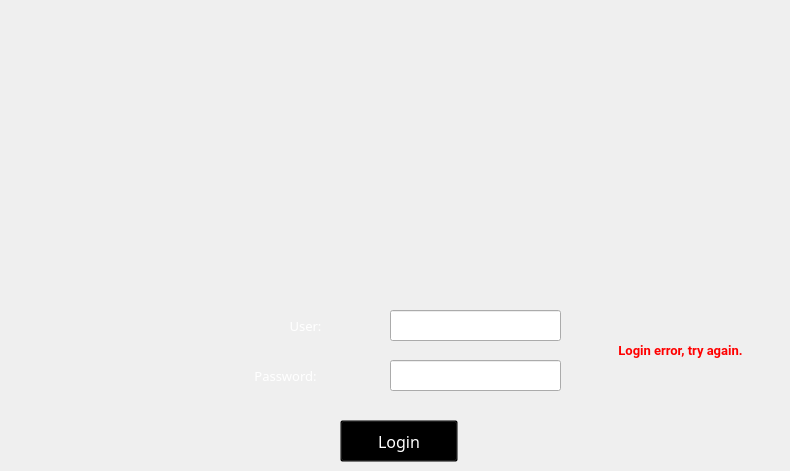
    <widget class="QWidget" name="loginPage">
     <widget class="QLabel" name="label_2">
      <property name="geometry">
       <rect>
        <x>210</x>
        <y>120</y>
        <width>377</width>
        <height>160</height>
       </rect>
      </property>
      <property name="styleSheet">
       <string notr="true">background-image: url(:/userInterface/logo);</string>
      </property>
      <property name="text">
       <string/>
      </property>
     </widget>
     <widget class="QLabel" name="label_3">
      <property name="geometry">
       <rect>
        <x>230</x>
        <y>310</y>
        <width>151</width>
        <height>31</height>
       </rect>
      </property>
      <property name="palette">
       <palette>
        <active>
         <colorrole role="WindowText">
          <brush brushstyle="SolidPattern">
           <color alpha="255">
            <red>255</red>
            <green>255</green>
            <blue>255</blue>
           </color>
          </brush>
         </colorrole>
        </active>
        <inactive>
         <colorrole role="WindowText">
          <brush brushstyle="SolidPattern">
           <color alpha="255">
            <red>255</red>
            <green>255</green>
            <blue>255</blue>
           </color>
          </brush>
         </colorrole>
        </inactive>
        <disabled>
         <colorrole role="WindowText">
          <brush brushstyle="SolidPattern">
           <color alpha="255">
            <red>120</red>
            <green>120</green>
            <blue>120</blue>
           </color>
          </brush>
         </colorrole>
        </disabled>
       </palette>
      </property>
      <property name="font">
       <font>
        <family>Snap ITC</family>
        <pointsize>10</pointsize>
       </font>
      </property>
      <property name="styleSheet">
       <string notr="true">background-image: url(:/userInterface/bkg_login);</string>
      </property>
      <property name="text">
       <string>User:</string>
      </property>
      <property name="alignment">
       <set>Qt::AlignCenter</set>
      </property>
     </widget>
     <widget class="QLabel" name="label_4">
      <property name="geometry">
       <rect>
        <x>210</x>
        <y>360</y>
        <width>151</width>
        <height>31</height>
       </rect>
      </property>
      <property name="palette">
       <palette>
        <active>
         <colorrole role="WindowText">
          <brush brushstyle="SolidPattern">
           <color alpha="255">
            <red>255</red>
            <green>255</green>
            <blue>255</blue>
           </color>
          </brush>
         </colorrole>
        </active>
        <inactive>
         <colorrole role="WindowText">
          <brush brushstyle="SolidPattern">
           <color alpha="255">
            <red>255</red>
            <green>255</green>
            <blue>255</blue>
           </color>
          </brush>
         </colorrole>
        </inactive>
        <disabled>
         <colorrole role="WindowText">
          <brush brushstyle="SolidPattern">
           <color alpha="255">
            <red>120</red>
            <green>120</green>
            <blue>120</blue>
           </color>
          </brush>
         </colorrole>
        </disabled>
       </palette>
      </property>
      <property name="font">
       <font>
        <family>Snap ITC</family>
        <pointsize>10</pointsize>
       </font>
      </property>
      <property name="styleSheet">
       <string notr="true">background-image: url(:/userInterface/bkg_login);</string>
      </property>
      <property name="text">
       <string>Password:</string>
      </property>
      <property name="alignment">
       <set>Qt::AlignCenter</set>
      </property>
     </widget>
     <widget class="QLineEdit" name="txtUser">
      <property name="geometry">
       <rect>
        <x>390</x>
        <y>310</y>
        <width>171</width>
        <height>31</height>
       </rect>
      </property>
      <property name="font">
       <font>
        <family>Snap ITC</family>
        <pointsize>12</pointsize>
       </font>
      </property>
      <property name="styleSheet">
       <string notr="true">background-image: url(:/userInterface/transparent);</string>
      </property>
     </widget>
     <widget class="QLineEdit" name="txtPass">
      <property name="geometry">
       <rect>
        <x>390</x>
        <y>360</y>
        <width>171</width>
        <height>31</height>
       </rect>
      </property>
      <property name="font">
       <font>
        <family>Snap ITC</family>
        <pointsize>12</pointsize>
       </font>
      </property>
      <property name="styleSheet">
       <string notr="true">background-image: url(:/userInterface/transparent);</string>
      </property>
      <property name="inputMethodHints">
       <set>Qt::ImhHiddenText|Qt::ImhNoAutoUppercase|Qt::ImhNoPredictiveText|Qt::ImhSensitiveData</set>
      </property>
      <property name="echoMode">
       <enum>QLineEdit::Password</enum>
      </property>
     </widget>
     <widget class="QPushButton" name="btnLoginAuth">
      <property name="geometry">
       <rect>
        <x>340</x>
        <y>420</y>
        <width>118</width>
        <height>42</height>
       </rect>
      </property>
      <property name="palette">
       <palette>
        <active>
         <colorrole role="Button">
          <brush brushstyle="SolidPattern">
           <color alpha="0">
            <red>0</red>
            <green>0</green>
            <blue>0</blue>
           </color>
          </brush>
         </colorrole>
         <colorrole role="ButtonText">
          <brush brushstyle="SolidPattern">
           <color alpha="255">
            <red>255</red>
            <green>255</green>
            <blue>255</blue>
           </color>
          </brush>
         </colorrole>
         <colorrole role="Base">
          <brush brushstyle="SolidPattern">
           <color alpha="0">
            <red>0</red>
            <green>0</green>
            <blue>0</blue>
           </color>
          </brush>
         </colorrole>
         <colorrole role="Window">
          <brush brushstyle="SolidPattern">
           <color alpha="0">
            <red>0</red>
            <green>0</green>
            <blue>0</blue>
           </color>
          </brush>
         </colorrole>
        </active>
        <inactive>
         <colorrole role="Button">
          <brush brushstyle="SolidPattern">
           <color alpha="0">
            <red>0</red>
            <green>0</green>
            <blue>0</blue>
           </color>
          </brush>
         </colorrole>
         <colorrole role="ButtonText">
          <brush brushstyle="SolidPattern">
           <color alpha="255">
            <red>255</red>
            <green>255</green>
            <blue>255</blue>
           </color>
          </brush>
         </colorrole>
         <colorrole role="Base">
          <brush brushstyle="SolidPattern">
           <color alpha="0">
            <red>0</red>
            <green>0</green>
            <blue>0</blue>
           </color>
          </brush>
         </colorrole>
         <colorrole role="Window">
          <brush brushstyle="SolidPattern">
           <color alpha="0">
            <red>0</red>
            <green>0</green>
            <blue>0</blue>
           </color>
          </brush>
         </colorrole>
        </inactive>
        <disabled>
         <colorrole role="Button">
          <brush brushstyle="SolidPattern">
           <color alpha="0">
            <red>0</red>
            <green>0</green>
            <blue>0</blue>
           </color>
          </brush>
         </colorrole>
         <colorrole role="ButtonText">
          <brush brushstyle="SolidPattern">
           <color alpha="255">
            <red>120</red>
            <green>120</green>
            <blue>120</blue>
           </color>
          </brush>
         </colorrole>
         <colorrole role="Base">
          <brush brushstyle="SolidPattern">
           <color alpha="0">
            <red>0</red>
            <green>0</green>
            <blue>0</blue>
           </color>
          </brush>
         </colorrole>
         <colorrole role="Window">
          <brush brushstyle="SolidPattern">
           <color alpha="0">
            <red>0</red>
            <green>0</green>
            <blue>0</blue>
           </color>
          </brush>
         </colorrole>
        </disabled>
       </palette>
      </property>
      <property name="font">
       <font>
        <family>Snap ITC</family>
        <pointsize>12</pointsize>
       </font>
      </property>
      <property name="styleSheet">
       <string notr="true">background-image: url(:/userInterface/boton1);
background-color: transparent;</string>
      </property>
      <property name="text">
       <string>Login</string>
      </property>
     </widget>
     <widget class="QLabel" name="lblMensaje">
      <property name="geometry">
       <rect>
        <x>580</x>
        <y>340</y>
        <width>201</width>
        <height>21</height>
       </rect>
      </property>
      <property name="palette">
       <palette>
        <active>
         <colorrole role="WindowText">
          <brush brushstyle="SolidPattern">
           <color alpha="255">
            <red>255</red>
            <green>0</green>
            <blue>0</blue>
           </color>
          </brush>
         </colorrole>
        </active>
        <inactive>
         <colorrole role="WindowText">
          <brush brushstyle="SolidPattern">
           <color alpha="255">
            <red>255</red>
            <green>0</green>
            <blue>0</blue>
           </color>
          </brush>
         </colorrole>
        </inactive>
        <disabled>
         <colorrole role="WindowText">
          <brush brushstyle="SolidPattern">
           <color alpha="255">
            <red>120</red>
            <green>120</green>
            <blue>120</blue>
           </color>
          </brush>
         </colorrole>
        </disabled>
       </palette>
      </property>
      <property name="font">
       <font>
        <family>Roboto</family>
        <pointsize>10</pointsize>
        <weight>75</weight>
        <bold>true</bold>
       </font>
      </property>
      <property name="styleSheet">
       <string notr="true">background-image: url(:/userInterface/bkg_login);</string>
      </property>
      <property name="text">
       <string>Login error, try again.</string>
      </property>
      <property name="alignment">
       <set>Qt::AlignCenter</set>
      </property>
     </widget>
    </widget>
